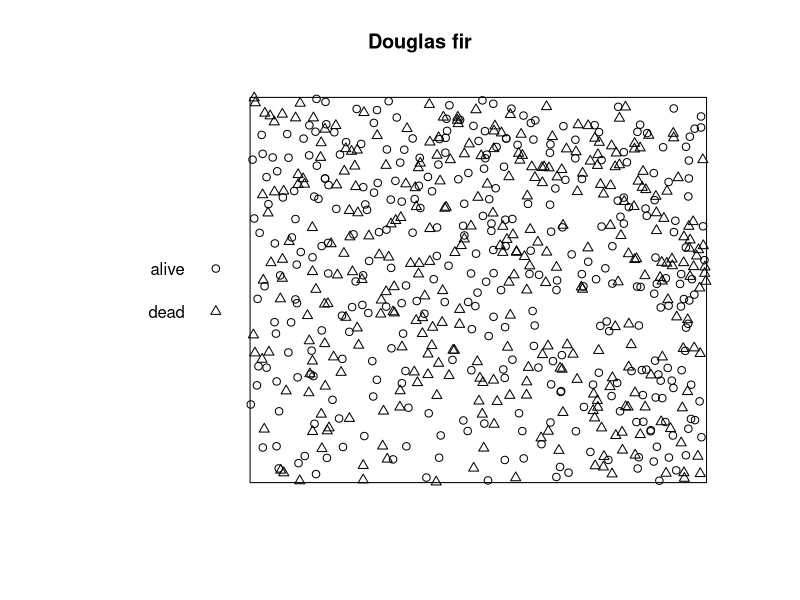
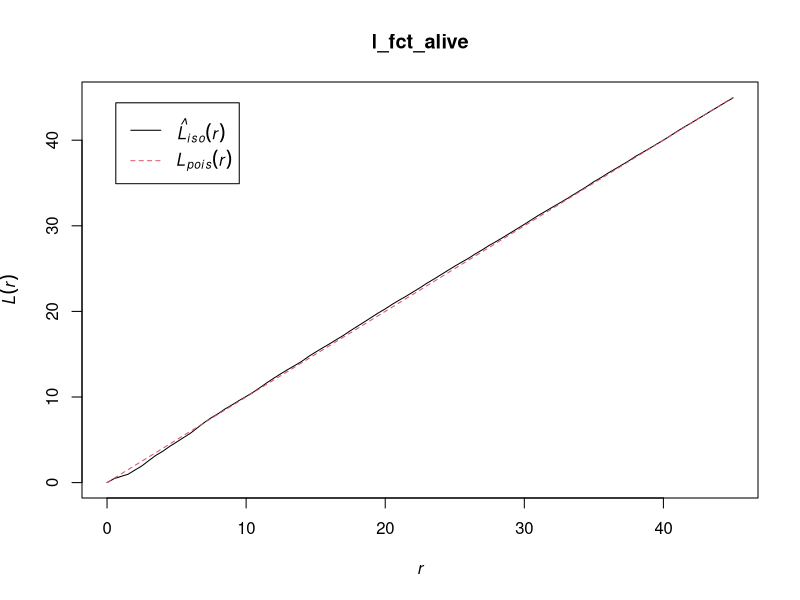
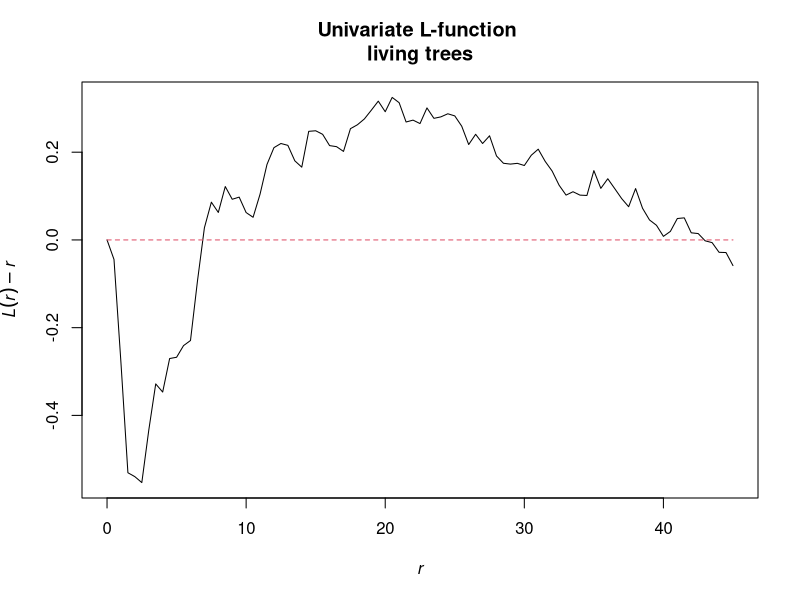
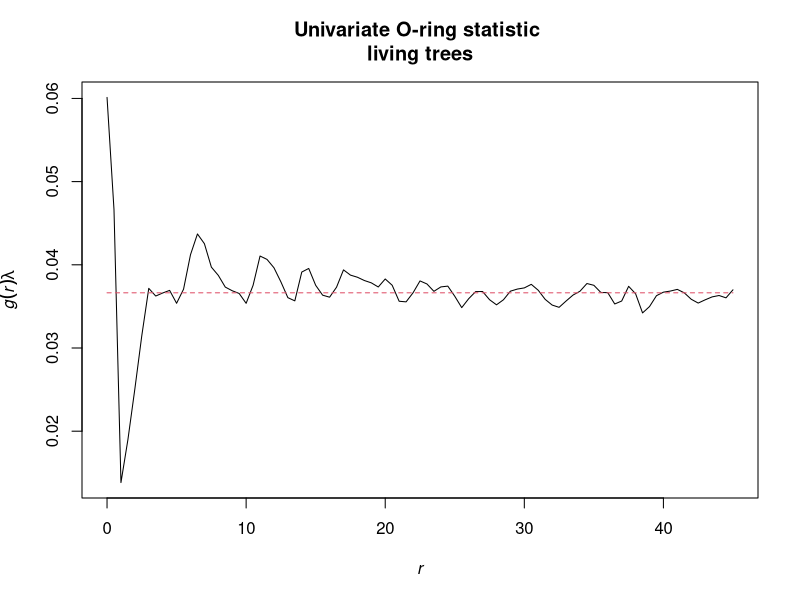
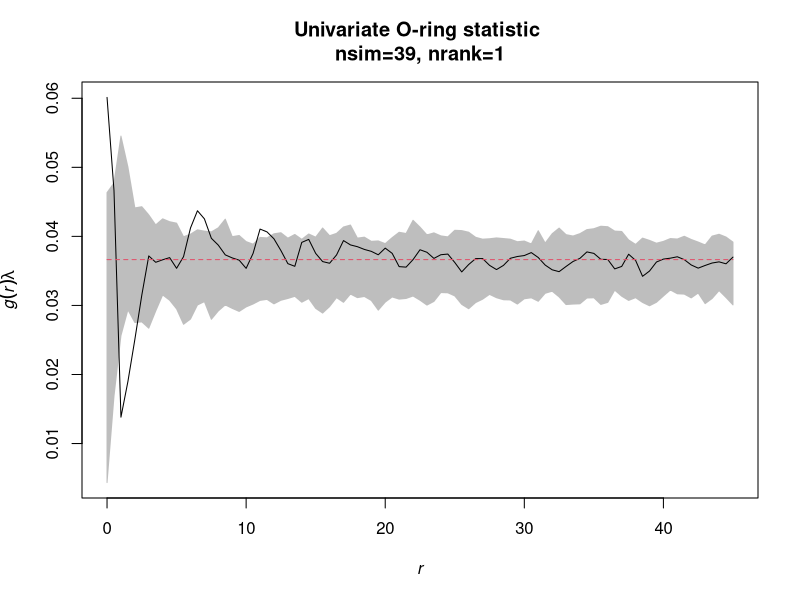
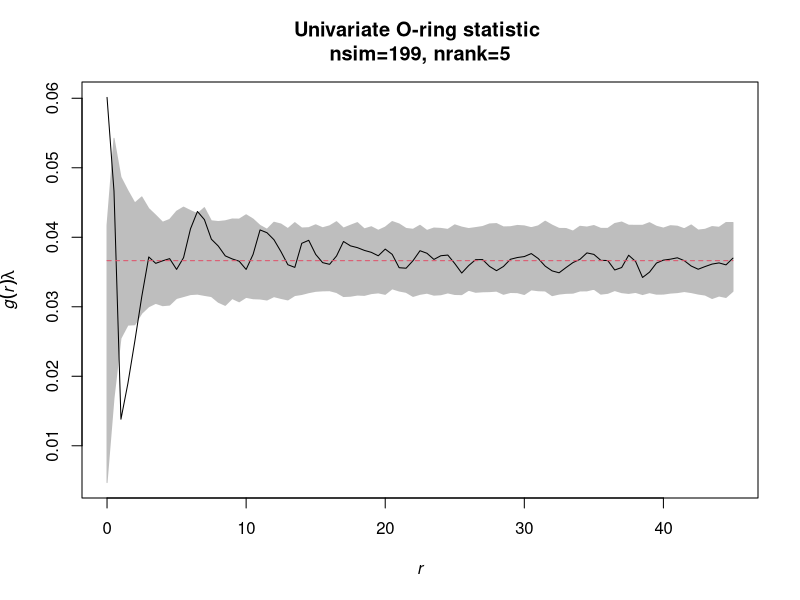
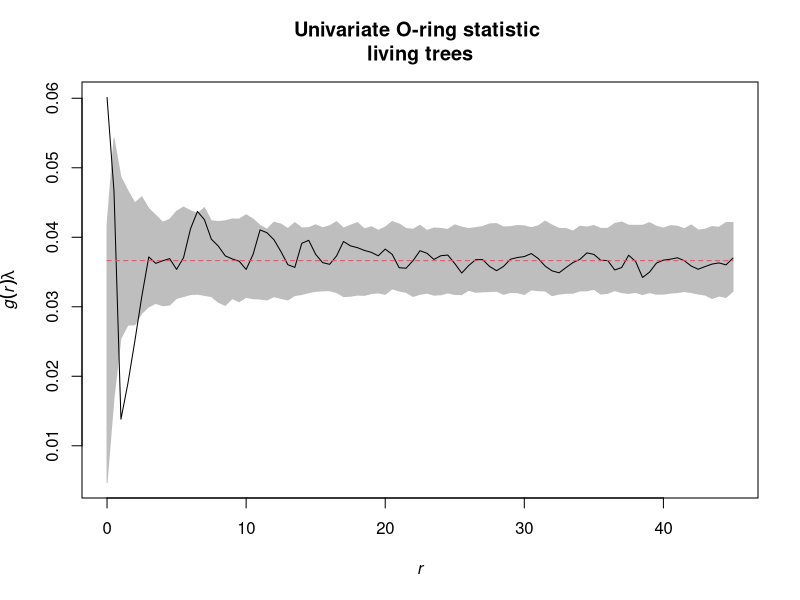
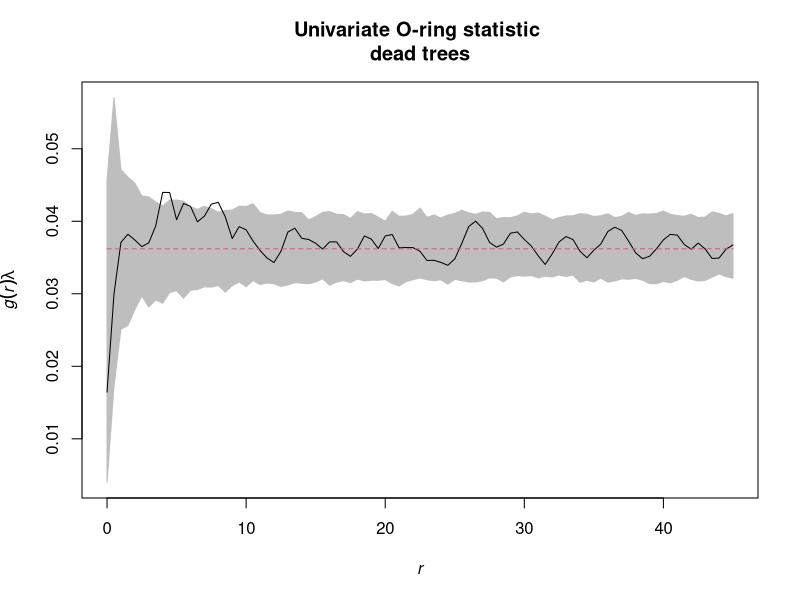

The R source for these figures, in order:
## ---- chunk 1
  library(spatstat)
  library(tidyverse)
## ---- chunk 2
  setwd('/Users/Maximilian/ownCloud/03_Lehre/Spatial_Statistics/Data/R')
  douglas_fir <- read_delim(file = 'DouglasFir_LiveDead_OGN.txt', delim = ';')
  class(douglas_fir)
## ---- chunk 3
  print(douglas_fir)
## ---- chunk 4
  douglas_fir <- mutate(douglas_fir,
                        mark = case_when(mark == 1 ~ 'alive',
                                         mark == 2 ~ 'dead'),
                        mark = as.factor(mark))
## ---- chunk 5
  plot_area <- ripras(x = douglas_fir$x, y = douglas_fir$y, shape = 'rectangle')
  douglas_fir_ppp <- as.ppp(X = douglas_fir, W = plot_area)
  
  summary(douglas_fir_ppp)
## ---- chunk 6
  plot(douglas_fir_ppp, main = "Douglas fir")
## ---- chunk 7
  alive <- subset.ppp(douglas_fir_ppp, marks == 'alive')
  
  l_fct_alive <- Lest(X = alive, correction = 'Ripley', 
                      r = seq(from = 0, to = 45, by = 0.5))
  class(l_fct_alive)
## ---- chunk 8
  plot(l_fct_alive, xlim = c(0, 45))
## ---- chunk 9
Lest.cent <- function(input, correction='Ripley', r=NULL, ...){
  l_fct <- Lest(input, correction = correction, r = r)
  r <- l_fct$r
  eval.fv(l_fct-r)
}

Oest <- function(input, correction='Ripley', r=NULL, ...){
  p_fct <- pcf(input, correction = correction, r = r, divisor = 'd')
  lambda <- intensity(unmark(input))
  eval.fv(p_fct*lambda)
}
## ---- chunk 10
  l_function <- Lest.cent(input = alive, 
                          r = seq(from = 0, to = 45, by = 0.5))

  oring_statistic <- Oest(input = alive, 
                         r = seq(from = 0, to = 45, by = 0.5))

## ---- chunk 11
plot(l_function,  xlim=c(0,45), 
     main='Univariate L-function \nliving trees', legend = FALSE)

plot(oring_statistic, xlim=c(0,45), 
     main = 'Univariate O-ring statistic \nliving trees', legend = FALSE)
## ---- chunk 12
  simulation_envelope_39 <- envelope(Y = alive, fun = Oest, 
                                     r = seq(from = 0, to = 45, by = 0.5),
                                     nsim = 39, nrank = 1)

  simulation_envelope_199 <- envelope(Y = alive, fun = Oest, 
                                      r = seq(from = 0, to = 45, by = 0.5),
                                      nsim = 199, nrank = 5)
## ---- chunk 13
  plot(simulation_envelope_39, xlim=c(0,45), 
       main='Univariate O-ring statistic \nnsim=39, nrank=1', legend = FALSE)

  plot.fv(simulation_envelope_199, xlim=c(0,45), 
          main='Univariate O-ring statistic \nnsim=199, nrank=5', legend = FALSE)
## ---- chunk 14
  dead <- subset.ppp(douglas_fir_ppp, marks == 'dead')

  simulation_envelope_dead <- envelope(Y = dead, fun = Oest, 
                                       r = seq(from = 0, to = 45, by = 0.5),
                                       nsim = 199, nrank = 5)
## ---- chunk 15
  plot.fv(simulation_envelope_199, xlim=c(0,45), 
          main='Univariate O-ring statistic \nliving trees', legend = FALSE)
  plot.fv(simulation_envelope_dead, xlim=c(0,45), 
          main='Univariate O-ring statistic \ndead trees', legend = FALSE)
